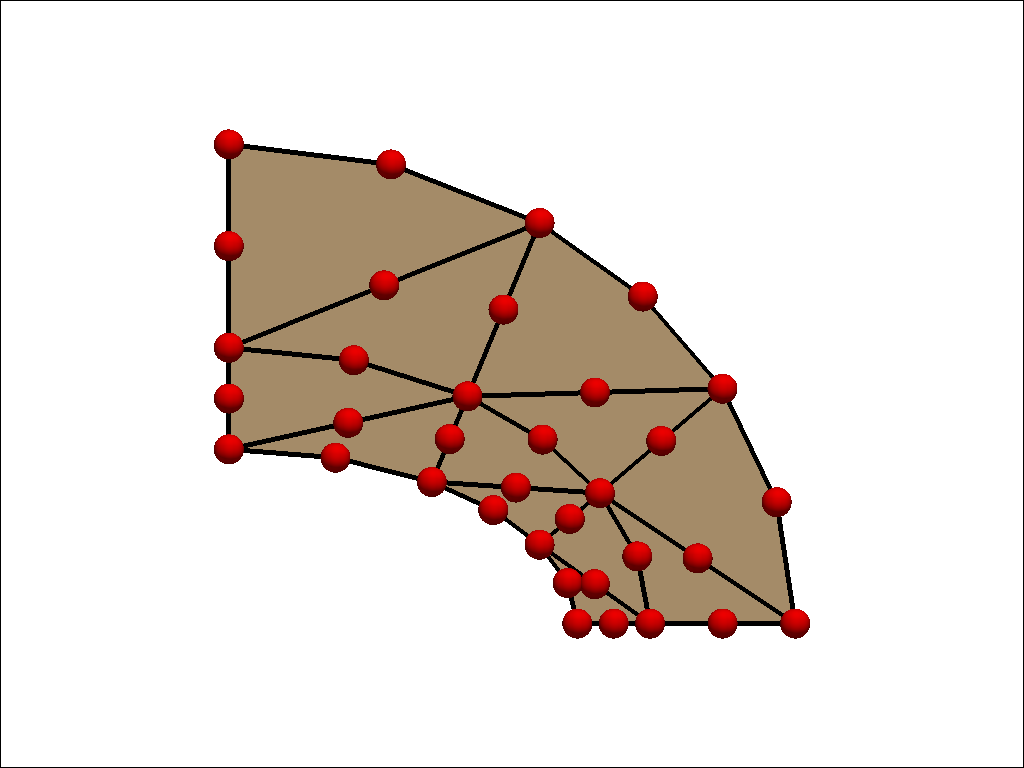

Write Python code to recreate this figure.
import pyvista as pv

pv.set_plot_theme("document")

mesh = pv.read("coarse-triangle-2d.vtk")

plotter = pv.Plotter(border=True)

plotter.add_mesh(mesh)
plotter.add_mesh(
    mesh.separate_cells().extract_feature_edges(),
    show_edges=True,
    line_width=5,
    color="black",
)
plotter.add_points(
    mesh.points, render_points_as_spheres=True, point_size=30.0, color="red"
)

plotter.show(cpos="xy", screenshot="coarse-triangle-2d.png")
